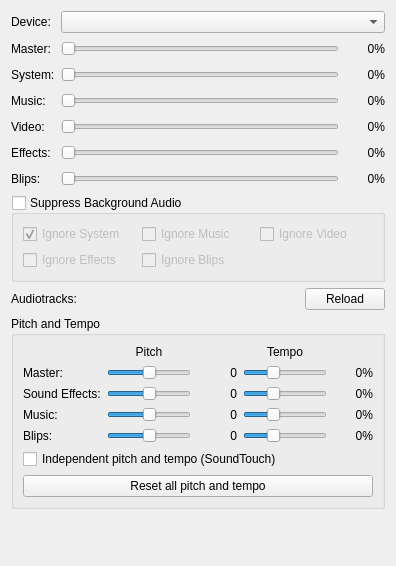
       <widget class="QWidget" name="tab_3">
        <attribute name="title">
         <string>Audio</string>
        </attribute>
        <layout class="QFormLayout" name="formLayout_8">
         <item row="0" column="0" colspan="2">
          <layout class="QFormLayout" name="formLayout_2">
           <item row="0" column="0">
            <widget class="QLabel" name="device_label">
             <property name="text">
              <string>Device:</string>
             </property>
            </widget>
           </item>
           <item row="0" column="1">
            <widget class="QComboBox" name="device"/>
           </item>
           <item row="1" column="0">
            <widget class="QLabel" name="master_label">
             <property name="text">
              <string>Master:</string>
             </property>
            </widget>
           </item>
           <item row="1" column="1">
            <layout class="QHBoxLayout" name="master_layout">
             <item>
              <widget class="QSlider" name="master">
               <property name="sizePolicy">
                <sizepolicy hsizetype="Expanding" vsizetype="Preferred">
                 <horstretch>0</horstretch>
                 <verstretch>0</verstretch>
                </sizepolicy>
               </property>
               <property name="minimumSize">
                <size>
                 <width>0</width>
                 <height>20</height>
                </size>
               </property>
               <property name="maximum">
                <number>100</number>
               </property>
               <property name="orientation">
                <enum>Qt::Orientation::Horizontal</enum>
               </property>
              </widget>
             </item>
             <item>
              <widget class="QLabel" name="master_value">
               <property name="minimumSize">
                <size>
                 <width>40</width>
                 <height>0</height>
                </size>
               </property>
               <property name="sizeIncrement">
                <size>
                 <width>40</width>
                 <height>0</height>
                </size>
               </property>
               <property name="text">
                <string>0%</string>
               </property>
               <property name="alignment">
                <set>Qt::AlignmentFlag::AlignRight|Qt::AlignmentFlag::AlignTrailing|Qt::AlignmentFlag::AlignVCenter</set>
               </property>
              </widget>
             </item>
            </layout>
           </item>
           <item row="2" column="0">
            <widget class="QLabel" name="system_label">
             <property name="text">
              <string>System:</string>
             </property>
            </widget>
           </item>
           <item row="2" column="1">
            <layout class="QHBoxLayout" name="system_layout">
             <item>
              <widget class="QSlider" name="system">
               <property name="sizePolicy">
                <sizepolicy hsizetype="Expanding" vsizetype="Preferred">
                 <horstretch>0</horstretch>
                 <verstretch>0</verstretch>
                </sizepolicy>
               </property>
               <property name="minimumSize">
                <size>
                 <width>0</width>
                 <height>20</height>
                </size>
               </property>
               <property name="maximum">
                <number>100</number>
               </property>
               <property name="orientation">
                <enum>Qt::Orientation::Horizontal</enum>
               </property>
              </widget>
             </item>
             <item>
              <widget class="QLabel" name="system_value">
               <property name="minimumSize">
                <size>
                 <width>40</width>
                 <height>0</height>
                </size>
               </property>
               <property name="sizeIncrement">
                <size>
                 <width>40</width>
                 <height>0</height>
                </size>
               </property>
               <property name="text">
                <string>0%</string>
               </property>
               <property name="alignment">
                <set>Qt::AlignmentFlag::AlignRight|Qt::AlignmentFlag::AlignTrailing|Qt::AlignmentFlag::AlignVCenter</set>
               </property>
              </widget>
             </item>
            </layout>
           </item>
           <item row="3" column="0">
            <widget class="QLabel" name="music_label">
             <property name="text">
              <string>Music:</string>
             </property>
            </widget>
           </item>
           <item row="3" column="1">
            <layout class="QHBoxLayout" name="music_layout">
             <item>
              <widget class="QSlider" name="music">
               <property name="sizePolicy">
                <sizepolicy hsizetype="Expanding" vsizetype="Preferred">
                 <horstretch>0</horstretch>
                 <verstretch>0</verstretch>
                </sizepolicy>
               </property>
               <property name="minimumSize">
                <size>
                 <width>0</width>
                 <height>20</height>
                </size>
               </property>
               <property name="maximum">
                <number>100</number>
               </property>
               <property name="orientation">
                <enum>Qt::Orientation::Horizontal</enum>
               </property>
              </widget>
             </item>
             <item>
              <widget class="QLabel" name="music_value">
               <property name="minimumSize">
                <size>
                 <width>40</width>
                 <height>0</height>
                </size>
               </property>
               <property name="sizeIncrement">
                <size>
                 <width>40</width>
                 <height>0</height>
                </size>
               </property>
               <property name="text">
                <string>0%</string>
               </property>
               <property name="alignment">
                <set>Qt::AlignmentFlag::AlignRight|Qt::AlignmentFlag::AlignTrailing|Qt::AlignmentFlag::AlignVCenter</set>
               </property>
              </widget>
             </item>
            </layout>
           </item>
           <item row="5" column="0">
            <widget class="QLabel" name="effects_label">
             <property name="text">
              <string>Effects:</string>
             </property>
            </widget>
           </item>
           <item row="5" column="1">
            <layout class="QHBoxLayout" name="effect_layout">
             <item>
              <widget class="QSlider" name="effect">
               <property name="sizePolicy">
                <sizepolicy hsizetype="Expanding" vsizetype="Preferred">
                 <horstretch>0</horstretch>
                 <verstretch>0</verstretch>
                </sizepolicy>
               </property>
               <property name="minimumSize">
                <size>
                 <width>0</width>
                 <height>20</height>
                </size>
               </property>
               <property name="maximum">
                <number>100</number>
               </property>
               <property name="orientation">
                <enum>Qt::Orientation::Horizontal</enum>
               </property>
              </widget>
             </item>
             <item>
              <widget class="QLabel" name="effect_value">
               <property name="minimumSize">
                <size>
                 <width>40</width>
                 <height>0</height>
                </size>
               </property>
               <property name="text">
                <string>0%</string>
               </property>
               <property name="alignment">
                <set>Qt::AlignmentFlag::AlignRight|Qt::AlignmentFlag::AlignTrailing|Qt::AlignmentFlag::AlignVCenter</set>
               </property>
              </widget>
             </item>
            </layout>
           </item>
           <item row="6" column="0">
            <widget class="QLabel" name="blips_label">
             <property name="text">
              <string>Blips:</string>
             </property>
            </widget>
           </item>
           <item row="6" column="1">
            <layout class="QHBoxLayout" name="blip_layout">
             <item>
              <widget class="QSlider" name="blip">
               <property name="sizePolicy">
                <sizepolicy hsizetype="Expanding" vsizetype="Preferred">
                 <horstretch>0</horstretch>
                 <verstretch>0</verstretch>
                </sizepolicy>
               </property>
               <property name="minimumSize">
                <size>
                 <width>0</width>
                 <height>20</height>
                </size>
               </property>
               <property name="maximum">
                <number>100</number>
               </property>
               <property name="orientation">
                <enum>Qt::Orientation::Horizontal</enum>
               </property>
              </widget>
             </item>
             <item>
              <widget class="QLabel" name="blip_value">
               <property name="minimumSize">
                <size>
                 <width>40</width>
                 <height>0</height>
                </size>
               </property>
               <property name="text">
                <string>0%</string>
               </property>
               <property name="alignment">
                <set>Qt::AlignmentFlag::AlignRight|Qt::AlignmentFlag::AlignTrailing|Qt::AlignmentFlag::AlignVCenter</set>
               </property>
              </widget>
             </item>
            </layout>
           </item>
           <item row="4" column="0">
            <widget class="QLabel" name="effects_label_2">
             <property name="text">
              <string>Video:</string>
             </property>
            </widget>
           </item>
           <item row="4" column="1">
            <layout class="QHBoxLayout" name="video_layout">
             <item>
              <widget class="QSlider" name="video">
               <property name="sizePolicy">
                <sizepolicy hsizetype="Expanding" vsizetype="Preferred">
                 <horstretch>0</horstretch>
                 <verstretch>0</verstretch>
                </sizepolicy>
               </property>
               <property name="minimumSize">
                <size>
                 <width>0</width>
                 <height>20</height>
                </size>
               </property>
               <property name="maximum">
                <number>100</number>
               </property>
               <property name="orientation">
                <enum>Qt::Orientation::Horizontal</enum>
               </property>
              </widget>
             </item>
             <item>
              <widget class="QLabel" name="video_value">
               <property name="minimumSize">
                <size>
                 <width>40</width>
                 <height>0</height>
                </size>
               </property>
               <property name="text">
                <string>0%</string>
               </property>
               <property name="alignment">
                <set>Qt::AlignmentFlag::AlignRight|Qt::AlignmentFlag::AlignTrailing|Qt::AlignmentFlag::AlignVCenter</set>
               </property>
              </widget>
             </item>
            </layout>
           </item>
          </layout>
         </item>
         <item row="1" column="0" colspan="2">
          <widget class="QGroupBox" name="suppress_background_audio">
           <property name="toolTip">
            <string>&lt;html&gt;&lt;head/&gt;&lt;body&gt;&lt;p&gt;If enabled, audio will be temporarily suppressed when the client is not in focus.&lt;br/&gt;&lt;br/&gt;This option is never applied to the System audio channel.&lt;/p&gt;&lt;/body&gt;&lt;/html&gt;</string>
           </property>
           <property name="title">
            <string>Suppress Background Audio</string>
           </property>
           <property name="checkable">
            <bool>true</bool>
           </property>
           <property name="checked">
            <bool>false</bool>
           </property>
           <layout class="QGridLayout" name="gridLayout_2">
            <item row="0" column="1">
             <widget class="QCheckBox" name="music_ignore_suppression">
              <property name="toolTip">
               <string>&lt;html&gt;&lt;head/&gt;&lt;body&gt;&lt;p&gt;If enabled, the audio channel will not be suppressed when the option [&lt;span style=&quot; color:#0000ff;&quot;&gt;Suppress Background Audio&lt;/span&gt;] is enabled and activated.&lt;/p&gt;&lt;/body&gt;&lt;/html&gt;</string>
              </property>
              <property name="text">
               <string>Ignore Music</string>
              </property>
             </widget>
            </item>
            <item row="1" column="1">
             <widget class="QCheckBox" name="blip_ignore_suppression">
              <property name="toolTip">
               <string>&lt;html&gt;&lt;head/&gt;&lt;body&gt;&lt;p&gt;If enabled, the audio channel will not be suppressed when the option [&lt;font style=&quot; color:#0000ff;&quot;&gt;Suppress Background Audio&lt;/font&gt;] is enabled and activated.&lt;/p&gt;&lt;/body&gt;&lt;/html&gt;</string>
              </property>
              <property name="text">
               <string>Ignore Blips</string>
              </property>
             </widget>
            </item>
            <item row="0" column="0">
             <widget class="QCheckBox" name="system_ignore_suppression">
              <property name="enabled">
               <bool>false</bool>
              </property>
              <property name="toolTip">
               <string>&lt;html&gt;&lt;head/&gt;&lt;body&gt;&lt;p&gt;If enabled, the audio channel will not be suppressed when the option [&lt;font style=&quot; color:#0000ff;&quot;&gt;Suppress Background Audio&lt;/font&gt;] is enabled and activated.&lt;/p&gt;&lt;/body&gt;&lt;/html&gt;</string>
              </property>
              <property name="text">
               <string>Ignore System</string>
              </property>
              <property name="checkable">
               <bool>true</bool>
              </property>
              <property name="checked">
               <bool>true</bool>
              </property>
             </widget>
            </item>
            <item row="1" column="0">
             <widget class="QCheckBox" name="effect_ignore_suppression">
              <property name="toolTip">
               <string>&lt;html&gt;&lt;head/&gt;&lt;body&gt;&lt;p&gt;If enabled, the audio channel will not be suppressed when the option [&lt;font style=&quot; color:#0000ff;&quot;&gt;Suppress Background Audio&lt;/font&gt;] is enabled and activated.&lt;/p&gt;&lt;/body&gt;&lt;/html&gt;</string>
              </property>
              <property name="text">
               <string>Ignore Effects</string>
              </property>
             </widget>
            </item>
            <item row="0" column="2">
             <widget class="QCheckBox" name="video_ignore_suppression">
              <property name="toolTip">
               <string>&lt;html&gt;&lt;head/&gt;&lt;body&gt;&lt;p&gt;If enabled, the audio channel will not be suppressed when the option [&lt;span style=&quot; color:#0000ff;&quot;&gt;Suppress Background Audio&lt;/span&gt;] is enabled and activated.&lt;/p&gt;&lt;/body&gt;&lt;/html&gt;</string>
              </property>
              <property name="text">
               <string>Ignore Video</string>
              </property>
             </widget>
            </item>
            </layout>
           </widget>
          </item>
          <item row="3" column="0" colspan="2">
           <widget class="QGroupBox" name="pitch_tempo_group">
            <property name="title">
             <string>Pitch and Tempo</string>
            </property>
            <layout class="QGridLayout" name="gridLayout_pitch_tempo">
             <item row="0" column="0">
              <widget class="QLabel" name="pitch_tempo_category_label">
               <property name="text">
                <string/>
               </property>
              </widget>
             </item>
             <item row="0" column="1">
              <widget class="QLabel" name="pitch_header_label">
               <property name="alignment">
                <set>Qt::AlignmentFlag::AlignCenter</set>
               </property>
               <property name="text">
                <string>Pitch</string>
               </property>
              </widget>
             </item>
             <item row="0" column="3">
              <widget class="QLabel" name="tempo_header_label">
               <property name="alignment">
                <set>Qt::AlignmentFlag::AlignCenter</set>
               </property>
               <property name="text">
                <string>Tempo</string>
               </property>
              </widget>
             </item>
             <item row="1" column="0">
              <widget class="QLabel" name="master_pitch_label">
               <property name="text">
                <string>Master:</string>
               </property>
              </widget>
             </item>
             <item row="1" column="1">
              <widget class="QSlider" name="master_pitch">
               <property name="minimum">
                <number>-12</number>
               </property>
               <property name="maximum">
                <number>12</number>
               </property>
               <property name="orientation">
                <enum>Qt::Orientation::Horizontal</enum>
               </property>
              </widget>
             </item>
             <item row="1" column="2">
              <widget class="QLabel" name="master_pitch_value">
               <property name="minimumSize">
                <size>
                 <width>40</width>
                 <height>0</height>
                </size>
               </property>
               <property name="text">
                <string>0</string>
               </property>
               <property name="alignment">
                <set>Qt::AlignmentFlag::AlignRight|Qt::AlignmentFlag::AlignTrailing|Qt::AlignmentFlag::AlignVCenter</set>
               </property>
              </widget>
             </item>
             <item row="1" column="3">
              <widget class="QSlider" name="master_tempo">
               <property name="minimum">
                <number>-50</number>
               </property>
               <property name="maximum">
                <number>100</number>
               </property>
               <property name="orientation">
                <enum>Qt::Orientation::Horizontal</enum>
               </property>
              </widget>
             </item>
             <item row="1" column="4">
              <widget class="QLabel" name="master_tempo_value">
               <property name="minimumSize">
                <size>
                 <width>40</width>
                 <height>0</height>
                </size>
               </property>
               <property name="text">
                <string>0%</string>
               </property>
               <property name="alignment">
                <set>Qt::AlignmentFlag::AlignRight|Qt::AlignmentFlag::AlignTrailing|Qt::AlignmentFlag::AlignVCenter</set>
               </property>
              </widget>
             </item>
             <item row="2" column="0">
              <widget class="QLabel" name="effect_pitch_label">
               <property name="text">
                <string>Sound Effects:</string>
               </property>
              </widget>
             </item>
             <item row="2" column="1">
              <widget class="QSlider" name="effect_pitch">
               <property name="minimum">
                <number>-12</number>
               </property>
               <property name="maximum">
                <number>12</number>
               </property>
               <property name="orientation">
                <enum>Qt::Orientation::Horizontal</enum>
               </property>
              </widget>
             </item>
             <item row="2" column="2">
              <widget class="QLabel" name="effect_pitch_value">
               <property name="minimumSize">
                <size>
                 <width>40</width>
                 <height>0</height>
                </size>
               </property>
               <property name="text">
                <string>0</string>
               </property>
               <property name="alignment">
                <set>Qt::AlignmentFlag::AlignRight|Qt::AlignmentFlag::AlignTrailing|Qt::AlignmentFlag::AlignVCenter</set>
               </property>
              </widget>
             </item>
             <item row="2" column="3">
              <widget class="QSlider" name="effect_tempo">
               <property name="minimum">
                <number>-50</number>
               </property>
               <property name="maximum">
                <number>100</number>
               </property>
               <property name="orientation">
                <enum>Qt::Orientation::Horizontal</enum>
               </property>
              </widget>
             </item>
             <item row="2" column="4">
              <widget class="QLabel" name="effect_tempo_value">
               <property name="minimumSize">
                <size>
                 <width>40</width>
                 <height>0</height>
                </size>
               </property>
               <property name="text">
                <string>0%</string>
               </property>
               <property name="alignment">
                <set>Qt::AlignmentFlag::AlignRight|Qt::AlignmentFlag::AlignTrailing|Qt::AlignmentFlag::AlignVCenter</set>
               </property>
              </widget>
             </item>
             <item row="3" column="0">
              <widget class="QLabel" name="music_pitch_label">
               <property name="text">
                <string>Music:</string>
               </property>
              </widget>
             </item>
             <item row="3" column="1">
              <widget class="QSlider" name="music_pitch">
               <property name="minimum">
                <number>-12</number>
               </property>
               <property name="maximum">
                <number>12</number>
               </property>
               <property name="orientation">
                <enum>Qt::Orientation::Horizontal</enum>
               </property>
              </widget>
             </item>
             <item row="3" column="2">
              <widget class="QLabel" name="music_pitch_value">
               <property name="minimumSize">
                <size>
                 <width>40</width>
                 <height>0</height>
                </size>
               </property>
               <property name="text">
                <string>0</string>
               </property>
               <property name="alignment">
                <set>Qt::AlignmentFlag::AlignRight|Qt::AlignmentFlag::AlignTrailing|Qt::AlignmentFlag::AlignVCenter</set>
               </property>
              </widget>
             </item>
             <item row="3" column="3">
              <widget class="QSlider" name="music_tempo">
               <property name="minimum">
                <number>-50</number>
               </property>
               <property name="maximum">
                <number>100</number>
               </property>
               <property name="orientation">
                <enum>Qt::Orientation::Horizontal</enum>
               </property>
              </widget>
             </item>
             <item row="3" column="4">
              <widget class="QLabel" name="music_tempo_value">
               <property name="minimumSize">
                <size>
                 <width>40</width>
                 <height>0</height>
                </size>
               </property>
               <property name="text">
                <string>0%</string>
               </property>
               <property name="alignment">
                <set>Qt::AlignmentFlag::AlignRight|Qt::AlignmentFlag::AlignTrailing|Qt::AlignmentFlag::AlignVCenter</set>
               </property>
              </widget>
             </item>
             <item row="4" column="0">
              <widget class="QLabel" name="blip_pitch_label">
               <property name="text">
                <string>Blips:</string>
               </property>
              </widget>
             </item>
             <item row="4" column="1">
              <widget class="QSlider" name="blip_pitch">
               <property name="minimum">
                <number>-12</number>
               </property>
               <property name="maximum">
                <number>12</number>
               </property>
               <property name="orientation">
                <enum>Qt::Orientation::Horizontal</enum>
               </property>
              </widget>
             </item>
             <item row="4" column="2">
              <widget class="QLabel" name="blip_pitch_value">
               <property name="minimumSize">
                <size>
                 <width>40</width>
                 <height>0</height>
                </size>
               </property>
               <property name="text">
                <string>0</string>
               </property>
               <property name="alignment">
                <set>Qt::AlignmentFlag::AlignRight|Qt::AlignmentFlag::AlignTrailing|Qt::AlignmentFlag::AlignVCenter</set>
               </property>
              </widget>
             </item>
             <item row="4" column="3">
              <widget class="QSlider" name="blip_tempo">
               <property name="minimum">
                <number>-50</number>
               </property>
               <property name="maximum">
                <number>100</number>
               </property>
               <property name="orientation">
                <enum>Qt::Orientation::Horizontal</enum>
               </property>
              </widget>
             </item>
             <item row="4" column="4">
              <widget class="QLabel" name="blip_tempo_value">
               <property name="minimumSize">
                <size>
                 <width>40</width>
                 <height>0</height>
                </size>
               </property>
               <property name="text">
                <string>0%</string>
               </property>
               <property name="alignment">
                <set>Qt::AlignmentFlag::AlignRight|Qt::AlignmentFlag::AlignTrailing|Qt::AlignmentFlag::AlignVCenter</set>
               </property>
              </widget>
             </item>
              <item row="5" column="0" colspan="5">
               <widget class="QCheckBox" name="independent_pitch_tempo">
                <property name="text">
                 <string>Independent pitch and tempo (SoundTouch)</string>
                </property>
               </widget>
              </item>
              <item row="6" column="0" colspan="5">
               <widget class="QPushButton" name="reset_pitch_tempo">
                <property name="text">
                 <string>Reset all pitch and tempo</string>
                </property>
               </widget>
              </item>
             </layout>
           </widget>
          </item>
          <item row="2" column="1">
          <layout class="QHBoxLayout" name="horizontalLayout_7">
           <item>
            <spacer name="horizontalSpacer_3">
             <property name="orientation">
              <enum>Qt::Orientation::Horizontal</enum>
             </property>
             <property name="sizeHint" stdset="0">
              <size>
               <width>40</width>
               <height>20</height>
              </size>
             </property>
            </spacer>
           </item>
           <item>
            <widget class="QPushButton" name="reload_audiotracks">
             <property name="text">
              <string>Reload</string>
             </property>
            </widget>
           </item>
          </layout>
         </item>
         <item row="4" column="0" colspan="2">
          <spacer name="verticalSpacer_3">
           <property name="orientation">
            <enum>Qt::Orientation::Vertical</enum>
           </property>
           <property name="sizeHint" stdset="0">
            <size>
             <width>20</width>
             <height>40</height>
            </size>
           </property>
          </spacer>
         </item>
         <item row="2" column="0">
          <widget class="QLabel" name="label">
           <property name="text">
            <string>Audiotracks:</string>
           </property>
          </widget>
         </item>
        </layout>
       </widget>
